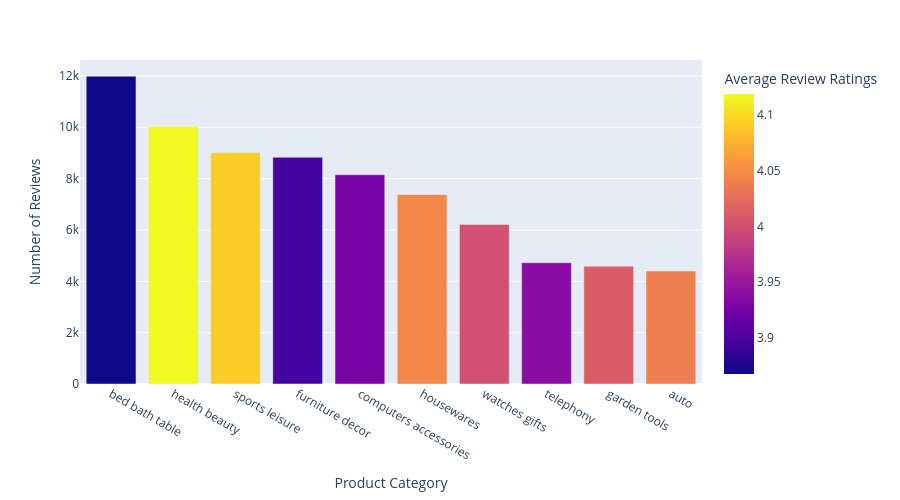

The code cell stored with this chart in its notebook:
### Code cell
# Plot
fig = px.bar(avg_ratings, x = 'Product Category', 
             y = 'Number of Reviews',
             hover_data = ['Average Review Ratings'], 
             color = 'Average Review Ratings',
             height = 500)
fig.show()

### Figure 1 — Plotly figure (JSON) as saved in the notebook; plotly's stock layout.template omitted (floating-point values rounded to 4 significant figures)
{"data": [{"alignmentgroup": "True", "customdata": [[3.867], [4.119], [4.093], [3.895], [3.926], [4.045], [4.001], [3.938], [4.011], [4.039]], "hovertemplate": "Product Category=%{x}<br>Number of Reviews=%{y}<br>Average Review Ratings=%{marker.color}<extra></extra>", "legendgroup": "", "marker": {"color": [3.867, 4.119, 4.093, 3.895, 3.926, 4.045, 4.001, 3.938, 4.011, 4.039], "coloraxis": "coloraxis", "pattern": {"shape": ""}}, "name": "", "offsetgroup": "", "orientation": "v", "showlegend": false, "textposition": "auto", "type": "bar", "x": ["bed bath table", "health beauty", "sports leisure", "furniture decor", "computers accessories", "housewares", "watches gifts", "telephony", "garden tools", "auto"], "xaxis": "x", "y": [11990, 10030, 9005, 8833, 8151, 7380, 6213, 4726, 4590, 4400], "yaxis": "y"}], "layout": {"barmode": "relative", "coloraxis": {"colorbar": {"title": {"text": "Average Review Ratings"}}, "colorscale": [[0, "#0d0887"], [0.1111, "#46039f"], [0.2222, "#7201a8"], [0.3333, "#9c179e"], [0.4444, "#bd3786"], [0.5556, "#d8576b"], [0.6667, "#ed7953"], [0.7778, "#fb9f3a"], [0.8889, "#fdca26"], [1, "#f0f921"]]}, "height": 500, "legend": {"tracegroupgap": 0}, "margin": {"t": 60}, "xaxis": {"anchor": "y", "domain": [0, 1], "title": {"text": "Product Category"}}, "yaxis": {"anchor": "x", "domain": [0, 1], "title": {"text": "Number of Reviews"}}}}
